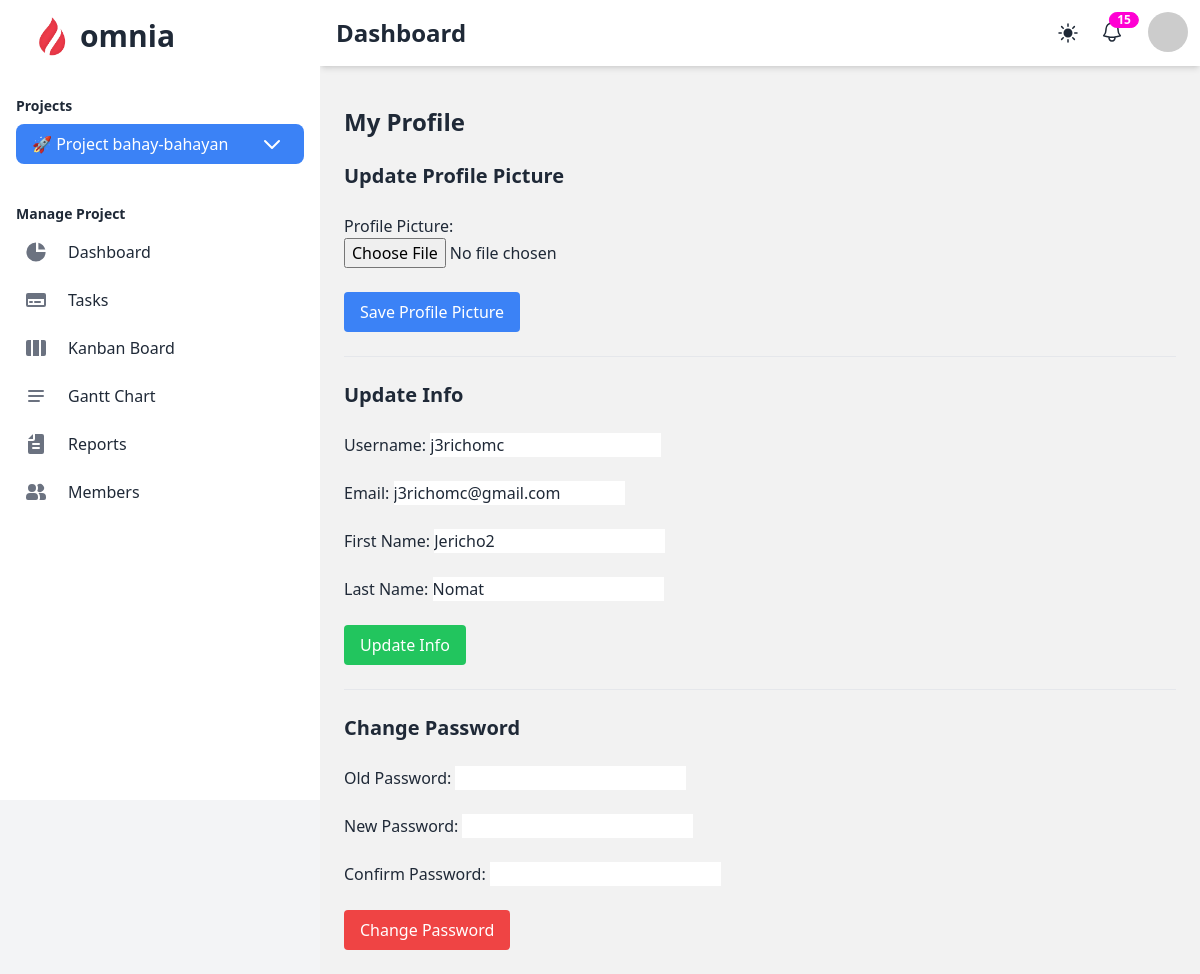
Page /users/my-profile/ (signed in) on the committed database.
### users/models.py (models this page shows)
class CustomUser(AbstractUser):
    email = models.EmailField(unique=True, blank=False, null=False)
    is_first_login = models.BooleanField(default=True)
    MEMBER = 'member'
    MANAGER = 'manager'
    ROLE_CHOICES = [
        (MEMBER, 'Member'),
        (MANAGER, 'Manager'),
    ]
    role = models.CharField(max_length=10, choices=ROLE_CHOICES, default=MANAGER)
    profile_picture = models.ImageField(upload_to='profile_pictures/', blank=True, null=True)

### projects/models.py (models this page shows, shortened)
class Project(models.Model):
    COLOR_CHOICES = [
        ('purple', 'Purple'),
        ('blue', 'Blue'),
        ('green', 'Green'),
        ('teal', 'Teal'),
        ('yellow', 'Yellow'),
        ('orange', 'Orange'),
        ('grey', 'Grey'),
        ('dark_purple', 'Dark Purple'),
        ('dark_blue', 'Dark Blue'),
        ('dark_green', 'Dark Green'),
        ('dark_teal', 'Dark Teal'),
        ('dark_yellow', 'Dark Yellow'),
        ('dark_orange', 'Dark Orange'),
        ('dark_grey', 'Dark Grey'),
    ]
    name = models.CharField(max_length=100)
    emoji_icon = models.CharField(max_length=255, blank=True, null=True)
    description = models.TextField(blank=True, null=True)
    color = models.CharField(max_length=20, choices=COLOR_CHOICES, default='blue')
    start_date = models.DateField()
    end_date = models.DateField()
    created_at = models.DateTimeField(auto_now_add=True)
    owner = models.ForeignKey(settings.AUTH_USER_MODEL, on_delete=models.CASCADE, related_name='owned_projects')

### users/views.py (the view, shortened to what this page needs)
# urls.py: path('my-profile/', my_profile, name='my_profile'),
@login_required
def my_profile(request):
    user = request.user
    user_form = UserUpdateForm(instance=user)
    password_form = PasswordChangeForm()
    context = {
        "user_form": user_form,
        "password_form": password_form,
    }
    context["user_form"] = user_form
    context["password_form"] = password_form
    return render(request, "users/my_profile.html", context)

### users/forms.py (shortened to what this page needs)
class UserUpdateForm(forms.ModelForm):
    class Meta:
        model = CustomUser
        fields = ['username', 'email', 'first_name', 'last_name', 'profile_picture']

class PasswordChangeForm(forms.Form):
    old_password = forms.CharField(widget=forms.PasswordInput, required=True)
    new_password = forms.CharField(widget=forms.PasswordInput, required=True)
    confirm_password = forms.CharField(widget=forms.PasswordInput, required=True)

### projects/context_processors.py (called while the page is built)
def user_projects(request):
    if request.user.is_authenticated:
        projects = Project.objects.filter(owner=request.user)
        return {'user_projects': projects}
    return {}

### projects/templatetags/custom_filters.py (called while the page is built)
@register.filter
def get_item(value, key):
    for item in value:
        if item.id == int(key):
            return item
    return None

### users/templates/users/my_profile.html (shortened to what this page needs)
{% extends 'project_base.html' %}
{% block content %}
<div class="container mx-auto py-6">
    <h1 class="text-2xl font-bold mb-4">My Profile</h1>
    <form method="POST" enctype="multipart/form-data" class="space-y-6">
        <h2 class="text-xl font-bold mb-2">Update Profile Picture</h2>
        <div>
            <label for="profile_picture">Profile Picture:</label><br>
            {{ user_form.profile_picture }}
        </div>
        <button type="submit" name="save_profile" class="bg-blue-500 text-white py-2 px-4 rounded">Save Profile Picture</button>
    </form>
    <hr class="my-6">
    <form method="POST" class="space-y-6">
        <h2 class="text-xl font-bold mb-2">Update Info</h2>
        <div>
            <label for="username">Username:</label>
            {{ user_form.username }}
        </div>
        <div>
            <label for="email">Email:</label>
            {{ user_form.email }}
        </div>
        <div>
            <label for="first_name">First Name:</label>
            {{ user_form.first_name }}
        </div>
        <div>
            <label for="last_name">Last Name:</label>
            {{ user_form.last_name }}
        </div>
        <button type="submit" name="update_info" class="bg-green-500 text-white py-2 px-4 rounded">Update Info</button>
    </form>
    <hr class="my-6">
    <form method="POST" class="space-y-6">
        <h2 class="text-xl font-bold mb-2">Change Password</h2>
        <div>
            <label for="old_password">Old Password:</label>
            {{ password_form.old_password }}
        </div>
        <div>
            <label for="new_password">New Password:</label>
            {{ password_form.new_password }}
        </div>
        <div>
            <label for="confirm_password">Confirm Password:</label>
            {{ password_form.confirm_password }}
        </div>
        <button type="submit" name="change_password" class="bg-red-500 text-white py-2 px-4 rounded">Change Password</button>
    </form>
</div>
{% endblock %}

### projects/templates/project_base.html (shortened to what this page needs)
{% load static %}
{% load custom_filters %}
<!DOCTYPE html>
<html lang="en" data-theme="light">
<head>
    <link href="https://cdnjs.cloudflare.com/ajax/libs/font-awesome/6.0.0/css/all.min.css" rel="stylesheet">
    <link href="https://cdn.jsdelivr.net/npm/daisyui@4.12.14/dist/full.min.css" rel="stylesheet" type="text/css" />
    <script src="https://cdn.tailwindcss.com"></script>
</head>
<body class="bg-gray-100">
    <div class="drawer lg:drawer-open">
        <div class="drawer-content flex flex-col">
            <div class="navbar sticky top-0 bg-base-100  z-10 shadow-md ">
                <div class="flex-1">
                    <h1 class="text-2xl font-semibold ml-2">{% block heading %}Dashboard{% endblock %}</h1>
                </div>
                <div class="flex-none ">
                    <label class="swap ">
                        <input id="theme-toggle" type="checkbox">
                    </label>
                    <div class="dropdown dropdown-bottom dropdown-end">
                      <button class="btn ml-4 btn-circle btn-ghost btn-sm">
                        <div class="indicator">
                            <span class="indicator-item badge badge-secondary badge-sm">15</span>
                        </div>
                      </button>
                    </div>
                    <div class="dropdown dropdown-end ml-4">
                        <label tabindex="0" class="btn btn-ghost btn-circle avatar">
                            <div class="w-10 rounded-full"><img src="https://placeimg.com/80/80/people" alt="profile"></div>
                        </label>
                    </div>
                </div>
            </div>
            <div class="flex-1 overflow-y-auto md:pt-4 pt-4 px-6  bg-base-200">
                {% block content %}
                {% endblock %}
            </div>
        </div>
        <div class="drawer-side z-30">
            <ul class="menu pt-2 px-4 w-80 bg-base-100 min-h-full space-y-2 text-base-content">
                <li class="mb-2 font-semibold text-3xl"><a href="/projects/dashboard"><img class="mask mask-squircle w-10" src="{% static 'logo/logo.png' %}" alt="Omnia Logo">omnia</a> </li>
                    <span class="py-1"></span>
                {% if request.user.role == 'manager' %}
                    <h2 class="text-sm font-bold mt-4 mb-2">Projects</h2>
                    <li tabindex="0" role="button" class="dropdown dropdown-bottom z-50">
                            <span class="bg-blue-500 text-white flex items-center text-base font-medium rounded-lg transition duration-75 ">
                                 <span class="truncate max-w-[200px]">
                                    {% if request.session.current_project_id %}
                                        {% with current_project=user_projects|get_item:request.session.current_project_id %}
                                            {{ current_project.emoji_icon }}
                                            {{ current_project.name }}
                                        {% endwith %}
                                    {% else %}
                                        Project Name
                                    {% endif %}
                                </span>
                                <svg class="w-6 h-6 text-white ml-6" aria-hidden="true" xmlns="http://www.w3.org/2000/svg" width="24" height="24" fill="none" viewBox="0 0 24 24">
                                  <path stroke="currentColor" stroke-linecap="round" stroke-linejoin="round" stroke-width="2" d="m19 9-7 7-7-7"/>
                                </svg>
                            </span>
                    </li>
                    <span class="py-3"></span>
                    {% if request.session.current_project_id %}
                    <h2 class="text-sm font-bold mb-2">Manage Project</h2>
                    <li>
                        <a href="{% url 'dashboard' %}"
                           class="flex items-center p-2 text-base font-medium rounded-lg transition duration-75 {% if request.path == '/projects/dashboard/' %}active{% endif %}"
                        >
                           <span class="ml-3">Dashboard</span>
                        </a>
                    </li>
                    <li>
                        <a href="{% url 'project_tasks' %} "
                           class="flex items-center p-2 text-base font-medium rounded-lg transition duration-75 {% if 'tasks' in request.path %}active{% endif %}">
                           <span class="ml-3">Tasks</span>
                        </a>
                    </li>
                    <li>
                        <a href="{% url 'kanban_board' %}"
                           class="flex items-center p-2 text-base font-medium rounded-lg transition duration-75 {% if 'kanban' in request.path %}active{% endif %}">
                            <svg class="w-6 h-6 text-gray-500" aria-hidden="true" xmlns="http://www.w3.org/2000/svg" width="24" height="24" fill="currentColor" viewBox="0 0 24 24">
                              <path fill-rule="evenodd" d="M15 4H9v16h6V4Zm2 16h3a2 2 0 0 0 2-2V6a2 2 0 0 0-2-2h-3v16ZM4 4h3v16H4a2 2 0 0 1-2-2V6a2 2 0 0 1 2-2Z" clip-rule="evenodd"/>
                            </svg>
                           <span class="ml-3">Kanban Board</span>
                        </a>
                    </li>
                    <li>
                        <a href="{% url 'gantt_chart' %}"
                           class="flex items-center p-2 text-base font-medium rounded-lg transition duration-75 {% if 'gantt' in request.path %}active{% endif %}"
                        >
                            <svg class="w-6 h-6 text-gray-500" aria-hidden="true" xmlns="http://www.w3.org/2000/svg" width="24" height="24" fill="none" viewBox="0 0 24 24">
                              <path stroke="currentColor" stroke-linecap="round" stroke-width="2" d="M5 7h14M5 12h14M5 17h10"/>
                            </svg>
                           <span class="ml-3">Gantt Chart</span>
                        </a>
                    </li>
                    <li>
                        <a href="#" class="flex items-center p-2 text-base font-medium rounded-lg transition duration-75 {% if 'reports' in request.path %}active{% endif %}"
                        >
                           <span class="ml-3">Reports</span>
                        </a>
                    </li>
                    <li>
                        <a href="{% url 'members' %}" class="flex items-center p-2 text-base font-medium rounded-lg transition duration-75 {% if 'members' in request.path %}active{% endif %}"
                        >
                           <span class="ml-3">Members</span>
                        </a>
                    </li>
                    {% endif %}
                {% endif %}
            </ul>
        </div>
    </div>
</body>
</html>

### rows in the picture
CustomUser: username "j3richomc", email "j3richomc@gmail.com", first_name "Jericho2", last_name "Nomat"
Project: emoji_icon "🚀", name "Project bahay-bahayan"
